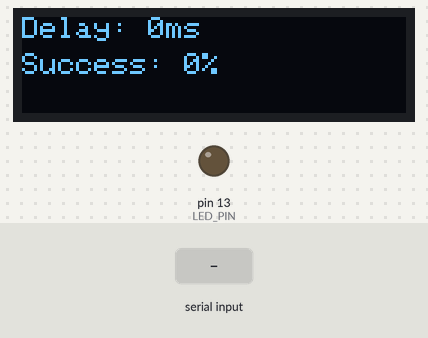
Bench run of a sketch on a simulated Arduino Uno, built with avr-gcc and run on an emulated ATmega328P. Shown: 128×32 one-colour display, output pins drawn as LEDs (lit = HIGH). The test bench sets the inputs (shaded band). What the sketch prints to the serial monitor is not drawn.

Above: at 2.2 s.
2.3 s: "1" received over Serial
4.0 s: byte 254 (0xfe) received over Serial
6.0 s: "0" received over Serial
8.1 s: "2" received over Serial
Timing chart, 0 to 11.1 s (numbered marks = the images above; inputs shaded):
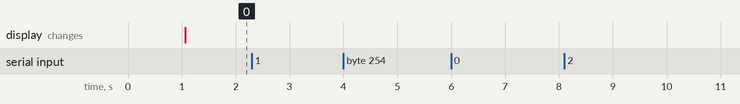

The sketch:

e45-ttl-100_range_test_receiver.ino
```cpp
#include <Adafruit_SSD1306.h>

#define SEND_DELAY 250
#define BUFFER_LEN 21
#define BUFFER_DELAY 200
#define OLED_UPDATE_DELAY 200
#define UART_SPEED 57600

/*
 * Code for moving device
 */

#define OLED_RESET 4
Adafruit_SSD1306 display(OLED_RESET);

#define LED_PIN 13

void setup() {
  /*
   * Initialize OLED display
   */
  display.begin(SSD1306_SWITCHCAPVCC, 0x3C);  // initialize with the I2C addr 0x3C (for the 128x32)
  display.setTextSize(1);
  display.setTextColor(WHITE);
  display.clearDisplay();
  display.display();

  pinMode(LED_PIN, OUTPUT);

  delay(1000);

  Serial.begin(UART_SPEED);
}

enum dataStates {
  IDLE,
  HEADER_RECEIVED,
  DATA_RECEIVED,
  CRC
};

uint8_t protocolState = IDLE;
uint8_t dataBytesReceived = 0;
uint32_t incomingData;

uint8_t packetLostBuffer[BUFFER_LEN] = {0};
uint8_t bufferPointer = 0;
uint8_t bufferLocked = 0;
uint32_t lastBufferReset = 0;

void storeBufferSuccess() {
  if (bufferLocked == 0) {
    packetLostBuffer[bufferPointer] = 1;
    bufferLocked = 1;
  }
}

void storeBufferFailure() {
  if (bufferLocked == 0) {
    packetLostBuffer[bufferPointer] = 0;
    bufferLocked = 1;
  }
}

void resetBuffer() {
  bufferPointer++;

  if (bufferPointer == BUFFER_LEN) {
    bufferPointer = 0;
  }

  packetLostBuffer[bufferPointer] = 2;
  bufferLocked = 0;

  lastBufferReset = millis();
}

uint8_t getSuccessCount() {
  uint8_t out = 0;

  for (uint8_t i = 0; i < BUFFER_LEN; i++) {
    if (packetLostBuffer[i] == 1) {
      out++;
    }
  }

  if (out > BUFFER_LEN - 1) {
    out = BUFFER_LEN - 1;
  }

  return out;
}

uint8_t getSuccessRate() {
  return (100 / (BUFFER_LEN - 1)) * getSuccessCount();
}

void checkBuffer() {

  if (millis() - lastBufferReset > BUFFER_DELAY) {
    storeBufferFailure();
  }

}

uint32_t lastOledUpdate = 0;
uint32_t lastSentMillis = 0;
uint32_t lastPacketDelay = 0;

void loop() {

  if (Serial.available()) {

    uint8_t data = Serial.read();

    if (protocolState == IDLE && data == 0xfe) {

      protocolState = HEADER_RECEIVED;
      dataBytesReceived = 0;
      incomingData = 0;
    } else if (protocolState == HEADER_RECEIVED) {

      if (dataBytesReceived == 0) {
        incomingData = data;
      } else {
        //Shift data to the left
        incomingData = (uint32_t) incomingData << 8;
        incomingData = (uint32_t) ((uint32_t) incomingData) + data;
      }

      dataBytesReceived++;

      if (dataBytesReceived == 4) {
        protocolState = IDLE;

        lastPacketDelay = (micros() - incomingData) / 1000;

        storeBufferSuccess();
      }
    }
  }

  checkBuffer();

  if (millis() - lastOledUpdate > OLED_UPDATE_DELAY) {
    display.clearDisplay();
    display.setCursor(0, 0);
    display.print("Delay: ");
    display.print(lastPacketDelay);
    display.print("ms");

    display.setCursor(0, 12);
    display.print("Success: ");
    display.print(getSuccessRate());
    display.print("%");

    display.display();
    lastOledUpdate = millis();
  }

  if (millis() - lastSentMillis > SEND_DELAY) {
    Serial.write(0xff);

    uint32_t toSend = micros();

    byte buf[4];
    buf[0] = toSend & 255;
    buf[1] = (toSend >> 8) & 255;
    buf[2] = (toSend >> 16) & 255;
    buf[3] = (toSend >> 24) & 255;

    Serial.write(buf, sizeof(buf));
    Serial.end();
    lastSentMillis = millis();
    delay(10);

    resetBuffer();

    Serial.begin(UART_SPEED);
  }
}
```

Measured:
- after the input at 2.3 s, every drawn part: stays the same
- after the input at 4.0 s, every drawn part: stays the same
- after the input at 6.0 s, every drawn part: stays the same
- after the input at 8.1 s, every drawn part: stays the same
